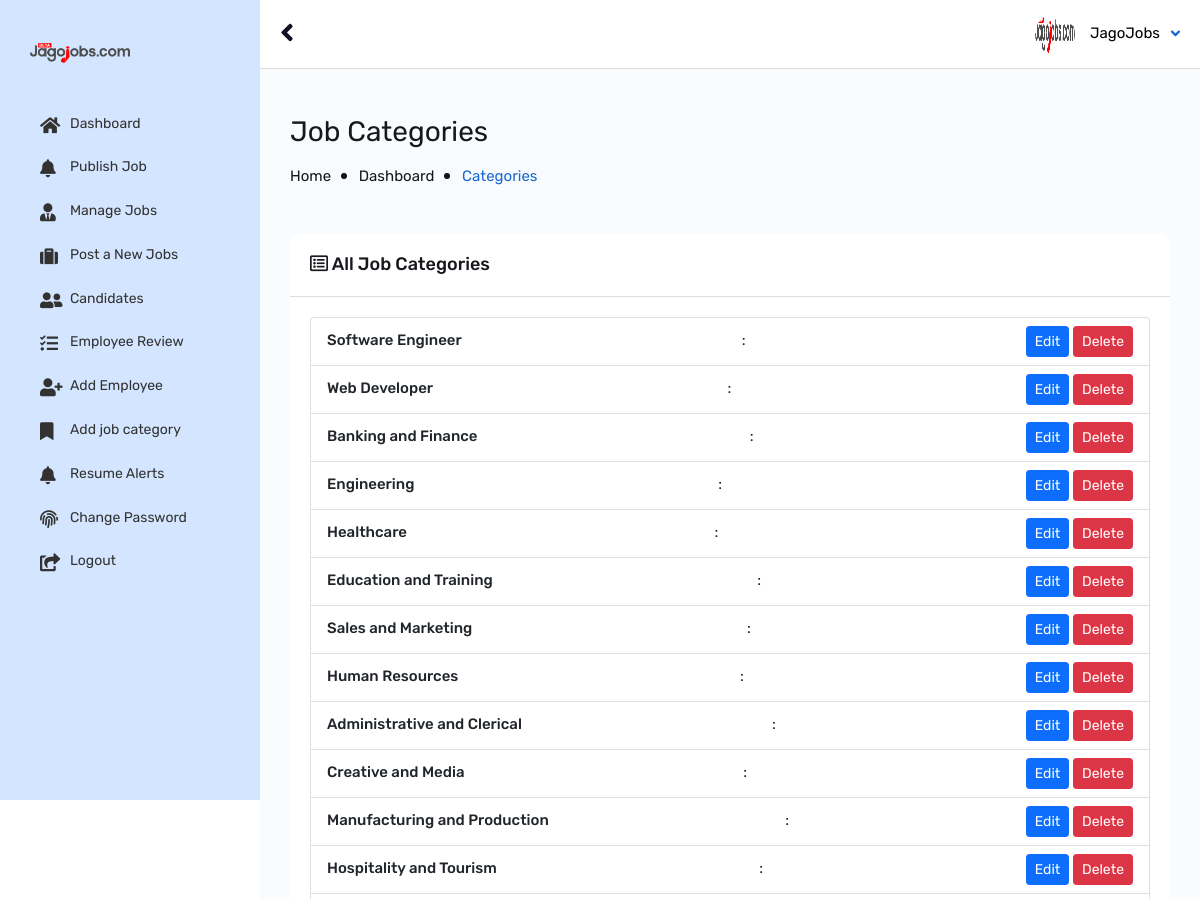
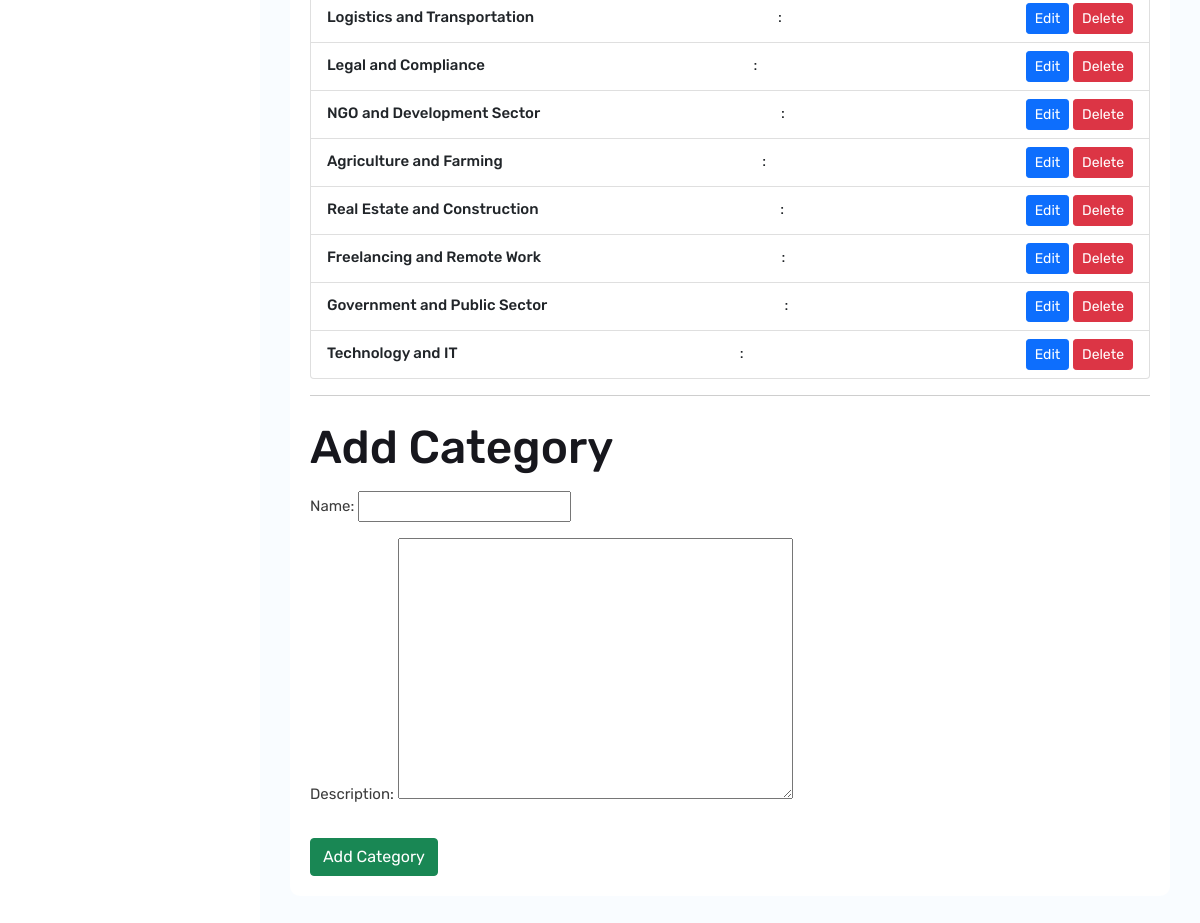
The page /jagohub-secure-panel24/root/categories/ (signed in) on the database as committed earlier (2 pictures, top to bottom).
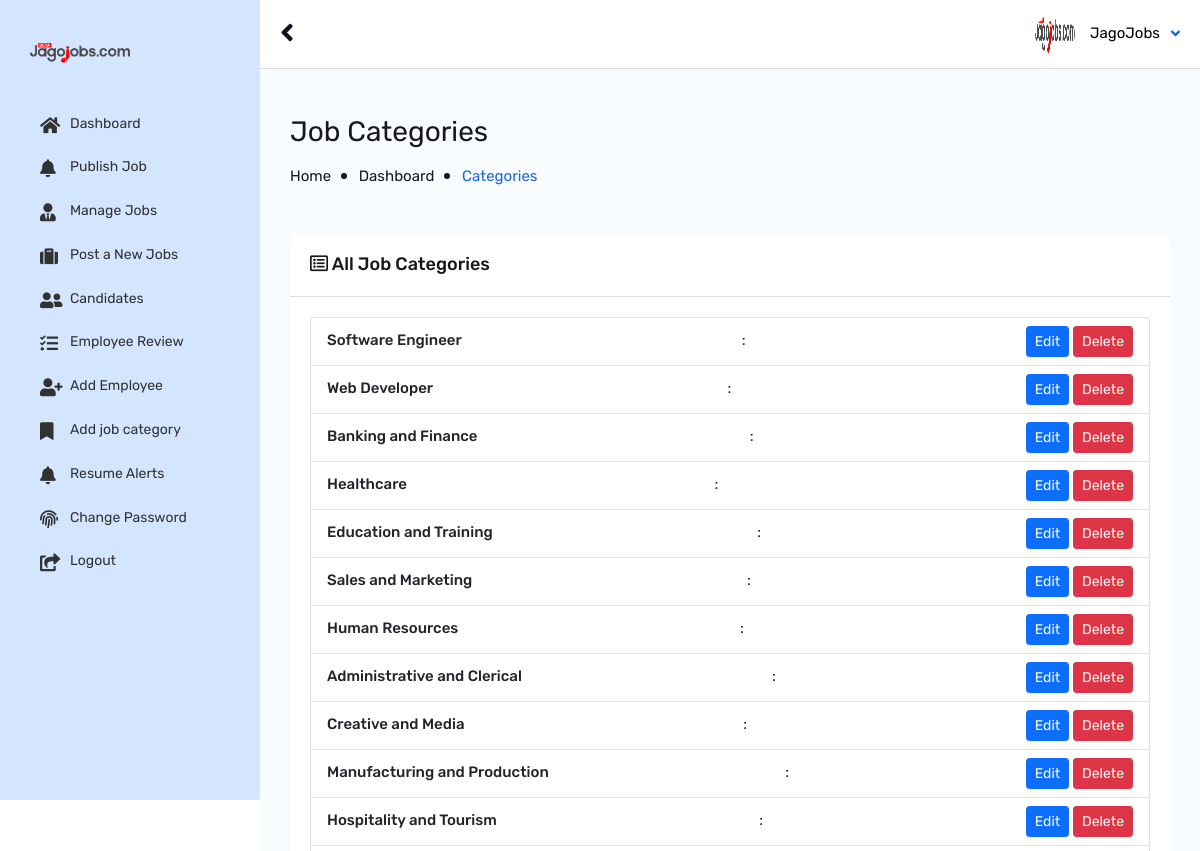
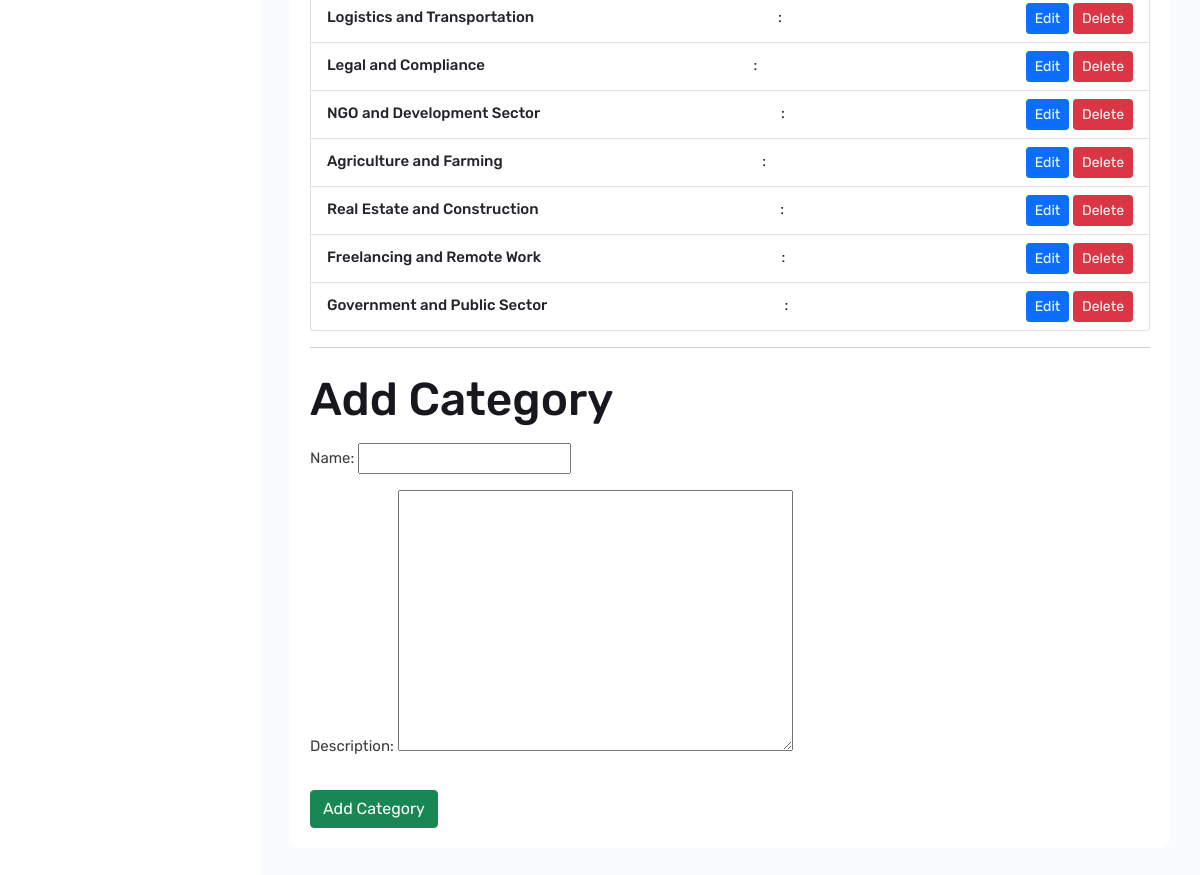
The same page on the database as committed later (2 pictures, top to bottom).
### jobboard/models.py (models this page shows, shortened)
class JobCategory(models.Model):
    name = models.CharField(max_length=255, unique=True)
    description = models.TextField(blank=True, null=True)

### AdminPro/views.py (the view, shortened to what this page needs)
# urls.py: path('categories/', category_page, name='category_page'),
@login_required
@user_passes_test(is_superuser)
def category_page(request):
    categories = JobCategory.objects.all()
    form = JobCategoryForm()
    edit_category = None
    if 'category_id' in request.GET:
        category_id = request.GET.get('category_id')
        edit_category = get_object_or_404(JobCategory, id=category_id)
        form = JobCategoryForm(instance=edit_category)
    return render(request, 'panel/category_page.html', {
        'categories': categories,
        'form': form,
        'edit_category': edit_category
    })

### AdminPro/forms.py
class JobCategoryForm(forms.ModelForm):
    class Meta:
        model = JobCategory
        fields = ['name', 'description']

### AdminPro/views.py (called while the page is built)
def is_superuser(user):
    return user.is_authenticated and user.is_staff and user.is_superuser

### accounts/context_processors.py (called while the page is built)
def user_role(request):
    if request.user.is_authenticated:
        return {'user_role': request.user.role}
    return {}

### AdminPro/templates/panel/category_page.html (shortened to what this page needs)
{% extends 'panel.html' %}
{% load static %}
{% block body %}
{% if user.is_authenticated and user.is_staff and user.is_superuser %}
<div id="content">
    <div class="content-admin-main">
        <div class="wt-admin-right-page-header clearfix">
            <h2>Job Categories</h2>
            <div class="breadcrumbs">
                <a href="{% url 'home' %}">Home</a>
                <a href="{% url 'superuser_dashboard' %}">Dashboard</a>
                <span>Categories</span>
            </div>
        </div>
        <div class="twm-pro-view-chart-wrap">
            <div class="col-lg-12 col-md-12 mb-4">
                <div class="panel panel-default site-bg-white m-t30">
                    <div class="panel-heading wt-panel-heading p-a20">
                        <h4 class="panel-title m-a0">
                            <i class="far fa-list-alt"></i> All Job Categories
                        </h4>
                    </div>
                    <div class="panel-body wt-panel-body">
                        <div class="twm-D_table p-a20 table-responsive">
                            <ul class="list-group">
                                {% for category in categories %}
                                    <li class="list-group-item d-flex justify-content-between align-items-center">
                                        <strong>{{ category.name }}</strong>: {{ category.description }}
                                        <div>
                                            <button class="btn btn-sm btn-primary" onclick="editCategory({{ category.id }}, '{{ category.name }}', '{{ category.description }}')">Edit</button>
                                            <form method="post" style="display:inline;">
                                                <button type="submit" name="delete_category" class="btn btn-sm btn-danger">Delete</button>
                                            </form>
                                        </div>
                                    </li>
                                {% empty %}
                                    <li class="list-group-item">No categories available.</li>
                                {% endfor %}
                            </ul>
                            <hr>
                            <h2 class="mt-4">{% if edit_category %}Edit{% else %}Add{% endif %} Category</h2>
                            <form method="post" class="mt-3">
                                <div class="form-group">
                                    {{ form.as_p }}
                                </div>
                                <button type="submit" name="{% if edit_category %}edit_category{% else %}add_category{% endif %}" class="btn btn-success">
                                    {% if edit_category %}Update{% else %}Add{% endif %} Category
                                </button>
                            </form>
                        </div>
                    </div>
                </div>
            </div>
        </div>
    </div>
</div>
{% else %}
<script>
    alert("Access Denied! You are not authorized to view this page.");
    window.location.href = "/";
</script>
{% endif %}
{% endblock %}

Rows that differ between the two databases and show on the page:
removed JobCategory: name "Engineering"
removed JobCategory: name "Technology and IT"
